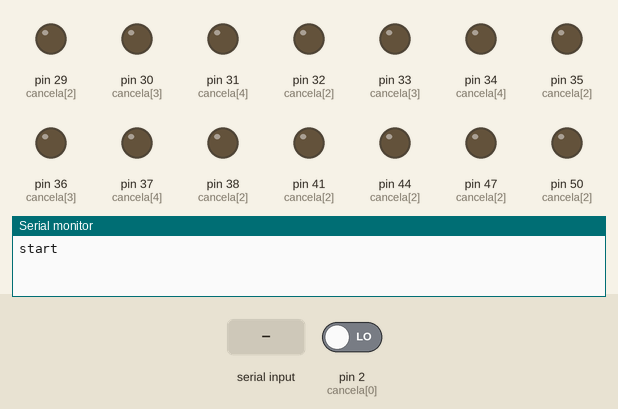
Bench run of a sketch on a simulated Arduino Mega 2560, built with avr-gcc and run on an emulated ATmega2560. Parts: output pins drawn as LEDs (lit = HIGH), the last lines printed to the serial monitor. The test bench sets the inputs (shaded band); at power-on: pin 2 (cancela[0]) LOW.

Above: at 1.2 s.
1.3 s: "90 45\n" received over Serial
At 1.4 s:
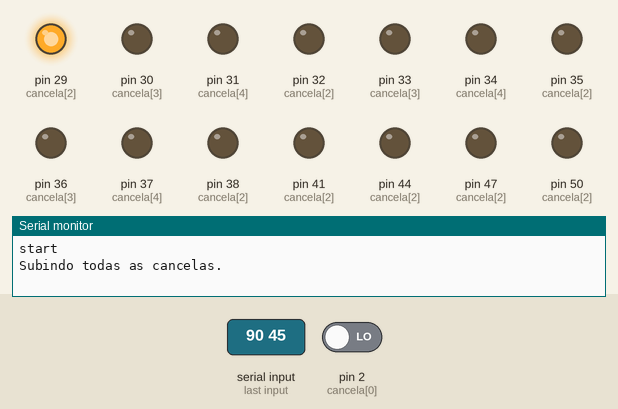
At 1.8 s:
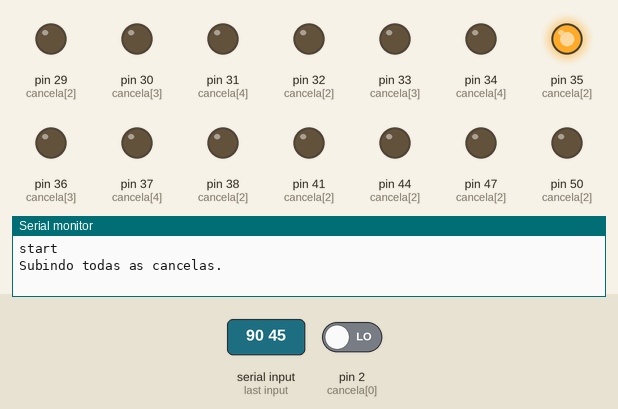
4.3 s: pin 2 (cancela[0]) driven HIGH
At 7.6 s:
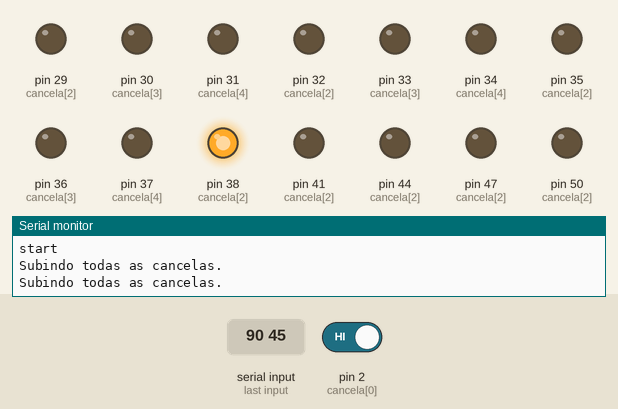
Timing chart, 0 to 13.3 s (numbered marks = the images above; inputs shaded):
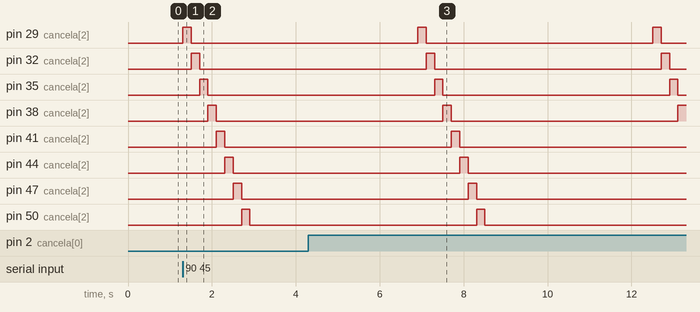

The sketch:

loop_cancela_unica.ino
```cpp
#include <SPI.h>

int desceu;
int subiu;
int ciclos;
String str;
struct C {
    int subiu;
    int desceu;
    int sobe;
    int desce;
    int reverte;
};

//status aberto azul
//status fechado marrom
//comum status branco/azul
//abre branco/marrom
//fecha verde
//cumum abrir branco/verde
//closing laranja/branco laranja
//comum subir/descer branco/verde
void setup() {

    pinMode(29, OUTPUT);
    pinMode(30, OUTPUT);
    pinMode(31, OUTPUT);
    pinMode(3, INPUT);
    pinMode(2, INPUT);

    pinMode(32, OUTPUT);
    pinMode(33, OUTPUT);
    pinMode(34, OUTPUT);
    pinMode(5, INPUT);
    pinMode(4, INPUT);

    pinMode(35, OUTPUT);
    pinMode(36, OUTPUT);
    pinMode(37, OUTPUT);
    pinMode(7, INPUT);
    pinMode(6, INPUT);

    pinMode(38, OUTPUT);
    pinMode(39, OUTPUT);
    pinMode(40, OUTPUT);
    pinMode(9, INPUT);
    pinMode(8, INPUT);

    pinMode(41, OUTPUT);
    pinMode(42, OUTPUT);
    pinMode(43, OUTPUT);
    pinMode(11, INPUT);
    pinMode(10, INPUT);

    pinMode(44, OUTPUT);
    pinMode(45, OUTPUT);
    pinMode(46, OUTPUT);
    pinMode(13, INPUT);
    pinMode(12, INPUT);

    pinMode(47, OUTPUT);
    pinMode(47, OUTPUT);
    pinMode(49, OUTPUT);
    pinMode(23, INPUT);
    pinMode(22, INPUT);

    pinMode(50, OUTPUT);
    pinMode(51, OUTPUT);
    pinMode(52, OUTPUT);
    pinMode(25, INPUT);
    pinMode(24, INPUT);

    Serial.begin(9600);
    Serial.print("start\r\n");
}


void loop() {
    C cancela[7];
    cancela[0] =   {2, 3, 29, 30, 31};
    cancela[1] =   {4, 5, 32, 33, 34};
    cancela[2] =   {6, 7, 35, 36, 37};
    cancela[3] =   {8, 9, 38, 39, 40};
    cancela[4] = {10, 11, 41, 42, 43};
    cancela[5] = {12, 13, 44, 45, 46};
    cancela[6] = {22, 23, 47, 48, 49};
    cancela[7] = {24, 25, 50, 51, 52};

    if (Serial.available()) {
      /*str = Serial.readStringUntil('\n');
        if (str != "") {
          ciclos = str.substring(str.indexOf(" ") + 1).toInt();
            if (ciclos > 0) {
              Serial.println(digitalRead(cancela[0].subiu));
            }
        }

    }*/

        str = Serial.readStringUntil('\n');
        if (str != "") {
            ciclos = str.substring(str.indexOf(" ") + 1).toInt();
            if (ciclos > 0) {
                for (int i = 0; i < ciclos; i++) {
                    Serial.println("Subindo todas as cancelas.");
                    sobeTudo(4000);
                    if(checkSubiu()==true){
                    Serial.println("Subiu");
                    Serial.println("Descendo todas as cancelas.");
                    desceTudo(4000);
                    if(checkDesceu()==true){
                    Serial.println("Desceu");
                    Serial.println("Subindo todas as cancelas.");
                    sobeTudo(4000);
                    //reverte(cancela[0],300); fazer o metedo de revers'ao sem o closing
                    if(checkSubiu()==true){
                    Serial.println("Subiu");
                    Serial.println("Descendo e revertendo todas as cancelas.");
                    desceTudo(100);
                    reverteTudo(3800);
                    if(checkDesceu()==true){
                    Serial.println("Desceu");
                    }
                    }
                    }
                    }
                }
            }
        }
    }
}

void sobe(C cancela,int tempo){
  digitalWrite(cancela.sobe, HIGH);
  delay(tempo);
  digitalWrite(cancela.sobe, LOW);
}

void desce(C cancela,int tempo){
  digitalWrite(cancela.desce, HIGH);
  delay(tempo);
  digitalWrite(cancela.desce, LOW);
}

void reverte(C cancela,int tempo){
  digitalWrite(cancela.reverte, HIGH);
  delay(tempo);
  digitalWrite(cancela.reverte, LOW);

}

void sobeTudo(int tempo){
    C cancela[8];
  cancela[0] = {2, 3, 29, 30, 31};
  cancela[1] = {4, 5, 32, 33, 34};
  cancela[2] = {6, 7, 35, 36, 37};
  cancela[3] = {8, 9, 38, 39, 40};
  cancela[4] = {10, 11, 41, 42, 43};
  cancela[5] = {12, 13, 44, 45, 46};
  cancela[6] = {22, 23, 47, 48,49};
  cancela[7] = {24, 25, 50, 51, 52};
  cancela[8] = {0, 0, 0, 0, 0};
  int arrSize = sizeof(cancela)/sizeof(cancela[0]);
  for(int i=0;i<arrSize;i++){
    digitalWrite(cancela[i].sobe, HIGH);
    delay(200);
    digitalWrite(cancela[i].sobe, LOW);
    //Serial.println(cancela[i].sobe);
  }
      delay(tempo);
}

void desceTudo(int tempo){
    C cancela[8];
  cancela[0] = {2, 3, 29, 30, 31};
  cancela[1] = {4, 5, 32, 33, 34};
  cancela[2] = {6, 7, 35, 36, 37};
  cancela[3] = {8, 9, 38, 39, 40};
  cancela[4] = {10, 11, 41, 42, 43};
  cancela[5] = {12, 13, 44, 45, 46};
  cancela[6] = {22, 23, 47, 48, 49};
  cancela[7] = {24, 25, 50, 51, 52};
  cancela[8] = {0, 0, 0, 0, 0};
  int arrSize = sizeof(cancela)/sizeof(cancela[0]);
  for(int i=0;i<arrSize;i++){
  digitalWrite(cancela[i].desce, HIGH);
  delay(200);
    digitalWrite(cancela[i].desce, LOW);
    //Serial.println(cancela[i].desce);
  }
      delay(tempo);
}

void reverteTudo(int tempo){
    C cancela[8];
  cancela[0] = {2, 3, 29, 30, 31};
  cancela[1] = {4, 5, 32, 33, 34};
  cancela[2] = {6, 7, 35, 36, 37};
  cancela[3] = {8, 9, 38, 39, 40};
  cancela[4] = {10, 11, 41, 42, 43};
  cancela[5] = {12, 13, 44, 45, 46};
  cancela[6] = {22, 23, 47, 48, 49};
  cancela[7] = {24, 25, 50, 51, 52};
  cancela[8] = {0, 0, 0, 0, 0};
  int arrSize = sizeof(cancela)/sizeof(cancela[0]);
  for(int i=0;i<arrSize;i++){
    digitalWrite(cancela[i].reverte, HIGH);
    delay(250);
    digitalWrite(cancela[i].reverte, LOW);
   // Serial.println(cancela[i].reverte);
  }
      delay(tempo);
}

int checkSubiu(){
    C cancela[7];
  cancela[0] = {2, 3, 29, 30, 31};
  cancela[1] = {4, 5, 32, 33, 34};
  cancela[2] = {6, 7, 35, 36, 37};
  cancela[3] = {8, 9, 38, 39, 40};
  cancela[4] = {10, 11, 41, 42, 43};
  cancela[5] = {12, 13, 44, 45, 46};
  cancela[6] = {22, 23, 47, 48, 49};
  cancela[7] = {24, 25, 50, 51, 52};
  int arrSize = sizeof(cancela)/sizeof(cancela[0]);
  //if(digitalRead(cancela[0].subiu) == false && digitalRead(cancela[1].subiu) == false && digitalRead(cancela[2].subiu) == false && digitalRead(cancela[3].subiu) == false){ /*&& cancela[4].subiu == true && cancela[5].subiu == true && cancela[6].subiu == true && cancela[7].subiu == true){*/
    if(digitalRead(cancela[0].subiu)==false){
    return true;
  }else{
      return false;
  }
}
int checkDesceu(){
    C cancela[7];
  cancela[0] = {2, 3, 29, 30, 31};
  cancela[1] = {4, 5, 32, 33, 34};
  cancela[2] = {6, 7, 35, 36, 37};
  cancela[3] = {8, 9, 38, 39, 40};
  cancela[4] = {10, 11, 41, 42, 43};
  cancela[5] = {12, 13, 44, 45, 46};
  cancela[6] = {22, 23, 47, 48, 49};
  cancela[7] = {24, 25, 50, 51, 52};
  int arrSize = sizeof(cancela)/sizeof(cancela[0]);
  //if(digitalRead(cancela[0].desceu) == false && digitalRead(cancela[1].desceu) == false && digitalRead(cancela[2].desceu) == false && digitalRead(cancela[3].desceu) == false /* && cancela[4].desceu == true && cancela[5].desceu == true && cancela[6].desceu == true && cancela[7].desceu == true*/){
    if(digitalRead(cancela[0].desceu) == false){
    return true;
  }else{
      return false;
  }
}
```

Measured:
- after the input at 1.3 s, pin 29 (cancela[2]): LOW → HIGH at once, → LOW 0.20 s later; pin 32 (cancela[2]): LOW → HIGH after 0.21 s, → LOW 0.20 s later; pin 35 (cancela[2]): LOW → HIGH after 0.41 s, → LOW 0.20 s later; pin 38 (cancela[2]): LOW → HIGH after 0.61 s, → LOW 0.20 s later; pin 41 (cancela[2]): LOW → HIGH after 0.81 s, → LOW 0.20 s later
- after the input at 4.3 s, pin 30 (cancela[3]): stays LOW (without the input it goes to HIGH after 2.6 s); pin 33 (cancela[3]): stays LOW (without the input it goes to HIGH after 2.8 s)
